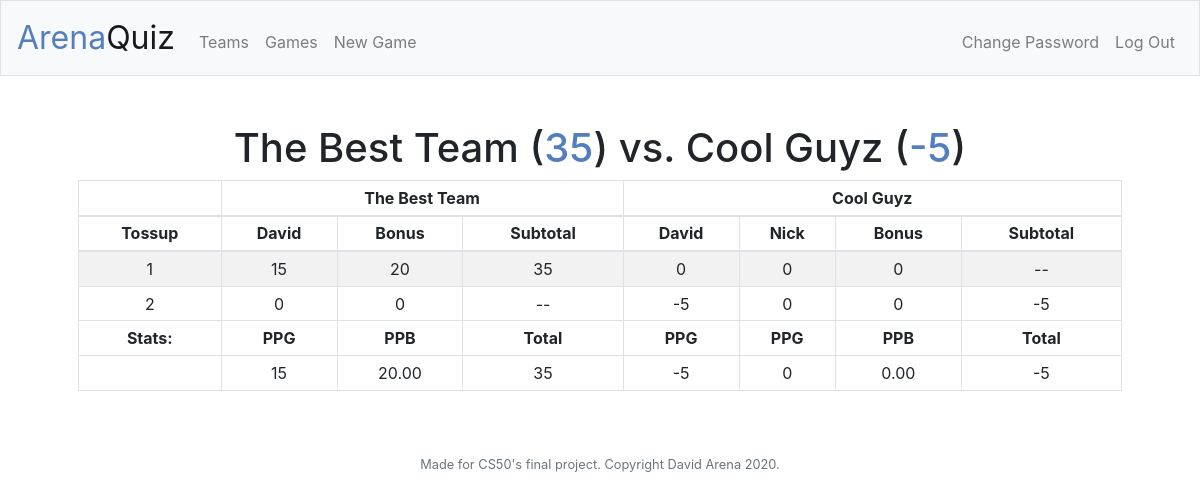
The app's page /view_game?game_id=45 (signed in) with its own data.
### tables this page shows
CREATE TABLE teams (id INTEGER PRIMARY KEY, user_id INTEGER NOT NULL, name TEXT NOT NULL, FOREIGN KEY (user_id) REFERENCES users(id));

CREATE TABLE players (id INTEGER PRIMARY KEY, user_id INTEGER NOT NULL, name TEXT NOT NULL, team_id INTEGER, FOREIGN KEY (user_id) REFERENCES users(id), FOREIGN KEY (team_id) REFERENCES teams(id));

### app.py (the view)
@app.route("/view_game", methods=["GET"])
@login_required
def view_game():
    if request.method == "GET":
        if not request.args.get("game_id"):
            return apology("Please select a game.", 404)
        gamedata = get_gamedata(request.args.get("game_id"))
        if gamedata == 404:
            return apology("Game does not exist.", 404)
        elif gamedata == 403:
            return apology("You are not allowed to view this game.", 403)
        return render_template("view_game.html", gamedata=gamedata)

### app.py (called while the page is built)
@app.after_request
def after_request(response):
    response.headers["Cache-Control"] = "no-cache, no-store, must-revalidate"
    response.headers["Expires"] = 0
    response.headers["Pragma"] = "no-cache"
    return response

### helpers.py (called while the page is built)
def login_required(f):
    @wraps(f)
    def decorated_function(*args, **kwargs):
        if session.get("user_id") is None:
            return redirect("/login")
        return f(*args, **kwargs)
    return decorated_function

def two_places(value):
    return f"{value:,.2f}"

### templates/view_game.html (shortened to what this page needs)
{% extends "layout.html" %}
{% block main %}
    <h1>{{ gamedata.left_name }} (<span class="bluetext">{{ gamedata.left_score }}</span>) vs.
        {{ gamedata.right_name }} (<span class="bluetext">{{ gamedata.right_score }}</span>)</h1>
    <table class="table table-striped table-bordered table-sm">
        <thead>
            <tr>
                <td></td>
                <th colspan="{{ gamedata.left_players|length + 2}}">{{ gamedata.left_name }}</th>
                <th colspan="{{ gamedata.right_players|length + 2}}">{{ gamedata.right_name }}</th>
            </tr>
            <tr>
                <th>Tossup</th>
                {% for player in gamedata.left_players %}
                    <th>{{ player.name }}</th>
                {% endfor %}
                <th>Bonus</th>
                <th>Subtotal</th>
                {% for player in gamedata.right_players %}
                    <th>{{ player.name }}</th>
                {% endfor %}
                <th>Bonus</th>
                <th>Subtotal</th>
            </tr>
        </thead>
        <tbody>
            {% for t_num in range(1, gamedata.last_tossup + 1) %}
                <tr>
                    <td>{{ t_num }}</td>
                    {% if t_num in gamedata.left_tossups %}
                        {% for player in gamedata.left_players %}
                            {% if gamedata.left_tossups[t_num].player_id == player.id %}
                                <td>{{ gamedata.left_tossups[t_num].score }}</td>
                            {% else %}
                                <td>0</td>
                            {% endif %}
                        {% endfor %}
                        <td>{{ gamedata.left_tossups[t_num].bonus }}</td>
                        <td>{{ gamedata.left_tossups[t_num].subscore }}</td>
                    {% else %}
                        {% for player in gamedata.left_players %}
                            <td>0</td>
                        {% endfor %}
                        <td>0</td>
                        <td>--</td>
                    {% endif %}
                    {% if t_num in gamedata.right_tossups %}
                        {% for player in gamedata.right_players %}
                            {% if gamedata.right_tossups[t_num].player_id == player.id %}
                                <td>{{ gamedata.right_tossups[t_num].score }}</td>
                            {% else %}
                                <td>0</td>
                            {% endif %}
                        {% endfor %}
                        <td>{{ gamedata.right_tossups[t_num].bonus }}</td>
                        <td>{{ gamedata.right_tossups[t_num].subscore }}</td>
                    {% else %}
                        {% for player in gamedata.right_players %}
                            <td>0</td>
                        {% endfor %}
                        <td>0</td>
                        <td>--</td>
                    {% endif %}
                </tr>
            {% endfor %}
        </tbody>
        <tfoot>
            <tr>
                <th>Stats:</th>
                {% for player in gamedata.left_players %}
                    <th>PPG</th>
                {% endfor %}
                <th>PPB</th>
                <th>Total</th>
                {% for player in gamedata.right_players %}
                    <th>PPG</th>
                {% endfor %}
                <th>PPB</th>
                <th>Total</th>
            </tr>
            <tr>
                <td></td>
                {% for player in gamedata.left_ppgs %}
                    <td>{{ gamedata.left_ppgs[player] }}</td>
                {% endfor %}
                <td>{{ gamedata.left_ppb|two_places }}</td>
                <td>{{ gamedata.left_score }}</td>
                {% for player in gamedata.right_ppgs %}
                    <td>{{ gamedata.right_ppgs[player] }}</td>
                {% endfor %}
                <td>{{ gamedata.right_ppb|two_places }}</td>
                <td>{{ gamedata.right_score }}</td>
            </tr>
        </tfoot>
    </table>
{% endblock %}

### templates/layout.html (shortened to what this page needs)
<!DOCTYPE html>
<html lang="en">
    <head>
        <link rel="stylesheet" href="https://cdn.jsdelivr.net/npm/bootstrap@4.5.3/dist/css/bootstrap.min.css">
        <link href="/static/styles.css" rel="stylesheet">
    </head>
    <body>
        <nav class="navbar navbar-expand-md navbar-light bg-light border">
            <a class="navbar-brand" href="/"><span class="blue">Arena</span><span>Quiz</span></a>
            <div class="collapse navbar-collapse" id="navbar">
                {% if session.user_id %}
                    <ul class="navbar-nav mr-auto mt-2">
                        <li class="nav-item"><a class="nav-link" href="/teams">Teams</a></li>
                        <li class="nav-item"><a class="nav-link" href="/games">Games</a></li>
                        <li class="nav-item"><a class="nav-link" href="/new_game">New Game</a></li>
                    </ul>
                    <ul class="navbar-nav ml-auto mt-2">
                        <li class="nav-item"><a class="nav-link" href="/change_password">Change Password</a></li>
                        <li class="nav-item"><a class="nav-link" href="/logout">Log Out</a></li>
                    </ul>
                {% else %}
                    <ul class="navbar-nav ml-auto mt-2">
                        <li class="nav-item"><a class="nav-link" href="/register">Register</a></li>
                        <li class="nav-item"><a class="nav-link" href="/login">Log In</a></li>
                    </ul>
                {% endif %}
            </div>
        </nav>
        <main class="container p-5">
            {% block main %}{% endblock %}
        </main>
        <footer class="small text-center text-muted">
            Made for CS50's final project. Copyright David Arena 2020.
        </footer>
    </body>
</html>

### static/styles.css (style rules this page uses)
nav .navbar-brand { font-size: xx-large; }
nav .navbar-brand .blue { color: #537fbe; }
main { overflow-x: auto; text-align: center; }
table { margin-left: auto; margin-right: auto; width: 100%; }
.bluetext { color: #537fbe; }

### records on screen
teams: left_name "The Best Team"
teams: right_name "Cool Guyz"
players: name "David", left_tossups "15"
players: name "David", right_tossups "-5"
players: name "Nick", shows "0"

### other values on screen
{{ gamedata.left_score }} "35"
{{ gamedata.right_score }} "-5"
{{ t_num }} "1" "2"
{{ gamedata.left_tossups[t_num].bonus }} "20"
{{ gamedata.left_tossups[t_num].subscore }} "35"
{{ gamedata.right_tossups[t_num].bonus }} "0"
{{ gamedata.right_tossups[t_num].subscore }} "-5"
{{ gamedata.left_ppgs[player] }} "15"
{{ gamedata.left_ppb|two_places }} "20.00"
{{ gamedata.right_ppgs[player] }} "-5" "0"
{{ gamedata.right_ppb|two_places }} "0.00"
